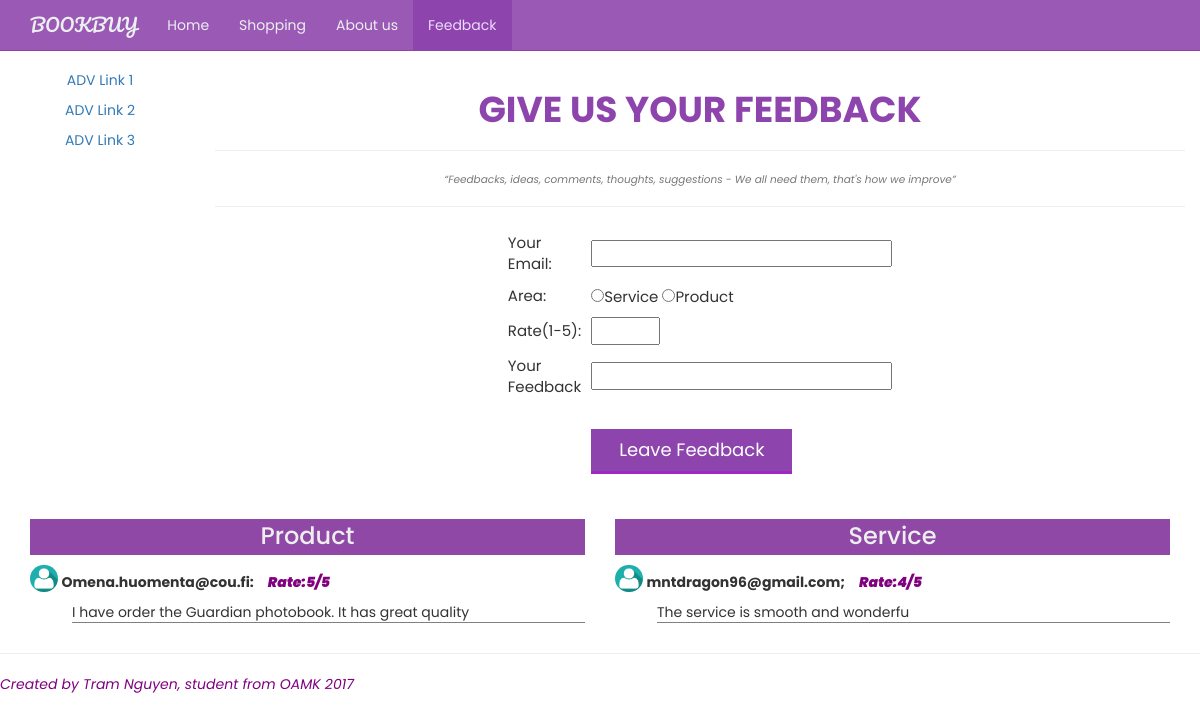
The app's page /index.php/book/showFeedback with its own data.
### tables this page shows
CREATE TABLE `feedback` (
  `id` int(11) NOT NULL AUTO_INCREMENT,
  `fcontent` text NOT NULL,
  `customeremail` text NOT NULL,
  `category` text NOT NULL,
  `rate` int(11) NOT NULL,
  PRIMARY KEY (`id`)
);

### application/views/menu/content.php (called while the page is built, shortened)
<?php
$this->load->view($page); ?>

### application/controllers/Book.php (called while the page is built, shortened)
<?php
class Book extends CI_Controller{
    public function __construct()
    {
        $this->load->helper(array('url', 'form'));
        $this->load->model('Book_model');
        $this->load->library('cart');
        $this->load->library('form_validation');
    }
    public function showFeedback(){
		$this->load->model('Book_model');
		$data['feedback']=$this->Book_model->showFeedbacks();
		$data['page'] = 'book/show_feedback';
		$this->load->view('menu/content',$data);
	}
}

### index.php (called while the page is built, shortened)
<?php
require_once BASEPATH.'core/CodeIgniter.php';

### application/models/Book_model.php (called while the page is built, shortened)
<?php if (!defined('BASEPATH')) exit('No direct script access allowed');
class Book_model extends CI_model {
        public function showFeedbacks(){
            $this->db->select('*');
            $this->db->from('feedback');
            return $this->db->get()->result_array();
        }
}

### application/views/book/show_feedback.php (the view, shortened to what this page needs)
<!DOCTYPE html>
<html lang="en">
<head>
  <link rel="stylesheet" href="https://maxcdn.bootstrapcdn.com/bootstrap/3.3.7/css/bootstrap.min.css">
  <link rel="stylesheet" type="text/css" href="<?php echo base_url();?>CSS/myStyle.css">
  <link rel="stylesheet" type="text/css" href="<?php echo base_url();?>CSS/feedback.css">
  </head>
<body>
         <nav class="navbar navbar-default navbar-static-top">
      <div class="container">
        <div class="navbar-header">
          <div class="brand"><a class="navbar-brand" href="#">BOOKBUY</a></div>
        </div>
        <div id="navbar" class="navbar-collapse collapse">
          <ul class="nav navbar-nav">
            <li><a href="<?php echo base_url('index.php'); ?>">Home</a></li>
            <li><a href="<?php echo site_url('Book/showBook'); ?>">Shopping</a></li>
            <li><a href="#">About us</a></li>
            <li class="active"><a href="#">Feedback</a></li>
          </ul>
        </div>
      </div>
    </nav>
    <div class="container-fluid text-center">
  <div class="row content">
    <div class="col-sm-2 sidenav">
      <p><a href="#">ADV Link 1</a></p>
      <p><a href="#">ADV Link 2</a></p>
      <p><a href="#">ADV Link 3</a></p>
    </div>
    <div class="col-sm-10 text-center">
      <h1 id="welcome">GIVE US YOUR FEEDBACK</h1><hr>
      <h5 id="quote"><small><i>“Feedbacks, ideas, comments, thoughts, suggestions - We all need them, that's how we improve”</i></small></h5><hr>
            <form name="feedback" method="post" action="add_feedback">
                <div align="center">
                    <table cellpadding="15px">
                        <tr><td>Your Email:</td><td><input type="email" name="customeremail" required/></td></tr>
                        <tr><td>Area: </td><td>
                        <input type="radio" name="category" <?php if (isset($category) && $category=="service") echo "checked";?> value="service">Service
                        <input type="radio" name="category" <?php if (isset($category) && $category=="product") echo "checked";?> value="product">Product
                        </td></tr>
                        <tr><td>Rate(1-5): </td><td><input type="number" name="rate" min="1" max="5"required/></td></tr>
                        <tr><td>Your Feedback</td><td><input type="text" name="fcontent" required/></td></tr>
                        <tr><td></td>
                        <td><br><input type="submit" name="btn" class ='fg-button teal' value="Leave Feedback" /></td></tr>
                    </table><br>
                </div>
            </form>
            </div></div>
                <div class="rows">
          <div class="col-sm-6">
          <h3>Product</h3>
          <div class="feedback">
                <?php
                foreach ($feedback as $f):?>
                <?php
                if($f['category'] == 'product'):?>
                <img id="profile" src="../../img/default.jpg">
                <?php
                echo '<h5>' .$f['customeremail']. ': </h5>';
                echo '<p id="rate"><i>Rate:' .$f['rate']. '/5 </i></h4>';
                echo '<p id="content">' .$f['fcontent'] .'</p>';
                ?>
                <?php endif;?>
               <?php endforeach; ?>
               </div>
          </div>
          <div class="col-sm-6">
          <h3>Service</h3>
          <div class="feedback_service">
                <?php
                foreach ($feedback as $fs):?>
                <?php
                if($fs['category'] == 'service'):?>
                <img id="profile" src="../../img/default.jpg">
                <?php
                echo '<h5>' .$fs['customeremail']. '; </h5>';
                echo '<p id="rate"><i>Rate:' .$fs['rate']. '/5 </i></p>';
                echo '<p id="content">' .$fs['fcontent'] .'</p>';
                ?>
                <?php endif;?>
               <?php endforeach; ?>
               </div>
                </div>
  </div>
    </div>

### CSS/myStyle.css (style rules this page uses)
body { min-height: 2000px; margin: 0 auto; font-family: 'Poppins', sans-serif; }
#welcome { text-align: center; font-weight: bold; color: #8e44ad!important; }
#quote { text-align: center; }
tr { background: white; }
.fg-button { position: relative; border-radius: 4; font-size: 18px; padding: 8px 28px; text-decoration: none; border: 0px solid; cursor: pointer; border-bottom-width: 3px; outline: none; -webkit-transition: 0.3s background; -moz-transition: 0.3s background; transition: 0.3s background; }
.fg-button.teal { color: #fff; border-color: #9f27c4; background-color:#8e44ad; }

### CSS/feedback.css (style rules this page uses)
table { max-width: 30%; border-collapse:collapse!important; border: none!important; }
td { padding: 5px!important; }
img { max-width: 5%; }
#profile { display: inline-block; border-radius: 50px!important; }
.feedback h5 { display: inline-block; font-weight: 700; }
.feedback { text-align: left!important; }
.feedback_service h5 { display: inline-block; font-weight: 700; }
.feedback_service { text-align: left!important; }
#rate { color: purple; font-weight: 900; margin-left: 1em; display: inline-block; }
#content { margin-left: 3em; border-bottom: 1px solid gray; }
h3 { background-color: rgba(100, 2, 131, 0.72)!important; color: #eee; padding: .2em; }

### application/views/book/show_feedback.php (style rules this page uses)
.navbar-default { background-color: #9b59b6; border-color: #8e44ad; }
.navbar-default .navbar-brand { color: #ecf0f1; }
.navbar-default .navbar-nav > li > a { color: #ecf0f1; }
.navbar-default .navbar-nav > .active > a, .navbar-default .navbar-nav > .active > a:hover, .navbar-default .navbar-nav > .active > a:focus { color: #ecdbff; background-color: #8e44ad; }
.navbar-default .navbar-collapse, .navbar-default .navbar-form { border-color: #ecf0f1; }
.navbar-static-top { margin-bottom: 19px; }
.brand { font-family: 'Pacifico', cursive!important; }
img { width: 300px; height: auto; margin-bottom: 10px; }
table { font-size:15px; background-color:#E1E1E1; width:100%; border: 1px solid black; }
tr { background-color:#FFFFFF; }

### records on screen
feedback: customeremail "Omena.huomenta@cou.fi", rate "5", fcontent "I have order the Guardian photobook. It has great quality"
feedback: customeremail "mntdragon96@gmail.com", rate "4", fcontent "The service is smooth and wonderfu"
